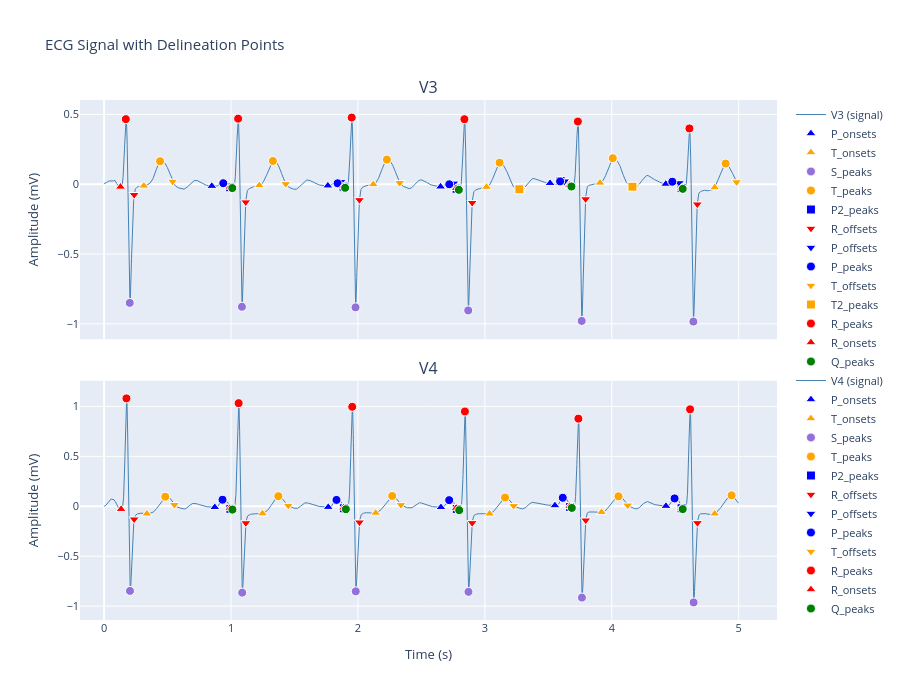

Notebook source saved alongside this figure:
### Code cell
from delineators import CombinedDelineator

combined_delineator = CombinedDelineator(staff_channel_names)

cleaned_signal, comb_QRS_features = combined_delineator.delineate(staff_signal, staff_sampling_rate)
print(staff_channel_names)
# display(comb_QRS_features[2])
visualizer = DebugVisualizer(cleaned_signal, comb_QRS_features, staff_sampling_rate, staff_channel_names)
visualizer.show(channel_indices=[2,3])

### Figure 1 — Plotly figure (JSON) as saved in the notebook; plotly's stock layout.template omitted (floating-point values rounded to 4 significant figures; data arrays with more than 128 entries replaced by an {"elided": "..."} marker saying what was removed)
{"data": [{"hovertemplate": "<b>Signal</b><br>Time: %{x:.3f}s<br>Amplitude: %{y:.3f}<extra></extra>", "line": {"color": "steelblue", "width": 1}, "mode": "lines", "name": "V3 (signal)", "type": "scatter", "x": {"elided": "5000 float values"}, "xaxis": "x", "y": {"elided": "5000 float values"}, "yaxis": "y"}, {"hovertemplate": "<b>P_onsets</b><br>Time: %{x:.3f}s<br>Amplitude: %{y:.3f}<extra></extra>", "marker": {"color": "blue", "line": {"color": "white", "width": 1}, "size": 9, "symbol": "triangle-up"}, "mode": "markers", "name": "P_onsets", "type": "scatter", "x": [0.849, 1.763, 2.651, 3.514, 4.426], "xaxis": "x", "y": [-0.01341, -0.01041, -0.01804, 0.007345, 0.001701], "yaxis": "y"}, {"hovertemplate": "<b>T_onsets</b><br>Time: %{x:.3f}s<br>Amplitude: %{y:.3f}<extra></extra>", "marker": {"color": "orange", "line": {"color": "white", "width": 1}, "size": 9, "symbol": "triangle-up"}, "mode": "markers", "name": "T_onsets", "type": "scatter", "x": [0.313, 1.223, 2.121, 3.013, 3.907, 4.811], "xaxis": "x", "y": [-0.01181, -0.008216, -0.001531, -0.02036, 0.01, -0.02354], "yaxis": "y"}, {"hovertemplate": "<b>S_peaks</b><br>Time: %{x:.3f}s<br>Amplitude: %{y:.3f}<extra></extra>", "marker": {"color": "mediumpurple", "line": {"color": "white", "width": 1}, "size": 9, "symbol": "circle"}, "mode": "markers", "name": "S_peaks", "type": "scatter", "x": [0.202, 1.086, 1.981, 2.869, 3.763, 4.643], "xaxis": "x", "y": [-0.85, -0.8777, -0.882, -0.904, -0.9791, -0.9841], "yaxis": "y"}, {"hovertemplate": "<b>T_peaks</b><br>Time: %{x:.3f}s<br>Amplitude: %{y:.3f}<extra></extra>", "marker": {"color": "orange", "line": {"color": "white", "width": 1}, "size": 9, "symbol": "circle"}, "mode": "markers", "name": "T_peaks", "type": "scatter", "x": [0.441, 1.33, 2.228, 3.116, 4.008, 4.897], "xaxis": "x", "y": [0.1647, 0.1667, 0.1765, 0.1545, 0.1866, 0.1483], "yaxis": "y"}, {"hovertemplate": "<b>P2_peaks</b><br>Time: %{x:.3f}s<br>Amplitude: %{y:.3f}<extra></extra>", "marker": {"color": "blue", "line": {"color": "white", "width": 1}, "size": 9, "symbol": "square"}, "mode": "markers", "name": "P2_peaks", "type": "scatter", "x": [0.993, 1.886, 2.777, 3.597, 4.55], "xaxis": "x", "y": [-0.02158, -0.0172, -0.03239, 0.02261, -0.02804], "yaxis": "y"}, {"hovertemplate": "<b>R_offsets</b><br>Time: %{x:.3f}s<br>Amplitude: %{y:.3f}<extra></extra>", "marker": {"color": "red", "line": {"color": "white", "width": 1}, "size": 9, "symbol": "triangle-down"}, "mode": "markers", "name": "R_offsets", "type": "scatter", "x": [0.237, 1.116, 2.012, 2.9, 3.794, 4.674], "xaxis": "x", "y": [-0.07542, -0.1281, -0.1123, -0.1325, -0.1059, -0.1432], "yaxis": "y"}, {"hovertemplate": "<b>P_offsets</b><br>Time: %{x:.3f}s<br>Amplitude: %{y:.3f}<extra></extra>", "marker": {"color": "blue", "line": {"color": "white", "width": 1}, "size": 9, "symbol": "triangle-down"}, "mode": "markers", "name": "P_offsets", "type": "scatter", "x": [0.94, 1.867, 2.755, 3.628, 4.532], "xaxis": "x", "y": [0.006888, 0.01862, 0.00633, 0.02166, 0.009381], "yaxis": "y"}, {"hovertemplate": "<b>P_peaks</b><br>Time: %{x:.3f}s<br>Amplitude: %{y:.3f}<extra></extra>", "marker": {"color": "blue", "line": {"color": "white", "width": 1}, "size": 9, "symbol": "circle"}, "mode": "markers", "name": "P_peaks", "type": "scatter", "x": [0.939, 1.84, 2.72, 3.593, 4.477], "xaxis": "x", "y": [0.007255, 0.006679, -0.000388, 0.02043, 0.01813], "yaxis": "y"}, {"hovertemplate": "<b>T_offsets</b><br>Time: %{x:.3f}s<br>Amplitude: %{y:.3f}<extra></extra>", "marker": {"color": "orange", "line": {"color": "white", "width": 1}, "size": 9, "symbol": "triangle-down"}, "mode": "markers", "name": "T_offsets", "type": "scatter", "x": [0.54, 1.431, 2.329, 3.285, 4.181, 4.983], "xaxis": "x", "y": [0.01973, 0.002748, 0.01049, -0.03962, -0.02061, 0.01583], "yaxis": "y"}, {"hovertemplate": "<b>T2_peaks</b><br>Time: %{x:.3f}s<br>Amplitude: %{y:.3f}<extra></extra>", "marker": {"color": "orange", "line": {"color": "white", "width": 1}, "size": 9, "symbol": "square"}, "mode": "markers", "name": "T2_peaks", "type": "scatter", "x": [3.272, 4.163], "xaxis": "x", "y": [-0.03598, -0.01772], "yaxis": "y"}, {"hovertemplate": "<b>R_peaks</b><br>Time: %{x:.3f}s<br>Amplitude: %{y:.3f}<extra></extra>", "marker": {"color": "red", "line": {"color": "white", "width": 1}, "size": 9, "symbol": "circle"}, "mode": "markers", "name": "R_peaks", "type": "scatter", "x": [0.171, 1.056, 1.951, 2.839, 3.733, 4.612], "xaxis": "x", "y": [0.4663, 0.4699, 0.4775, 0.4659, 0.4493, 0.3997], "yaxis": "y"}, {"hovertemplate": "<b>R_onsets</b><br>Time: %{x:.3f}s<br>Amplitude: %{y:.3f}<extra></extra>", "marker": {"color": "red", "line": {"color": "white", "width": 1}, "size": 9, "symbol": "triangle-up"}, "mode": "markers", "name": "R_onsets", "type": "scatter", "x": [0.129, 0.991, 1.885, 2.774, 3.668, 4.549], "xaxis": "x", "y": [-0.01924, -0.0192, -0.01577, -0.02888, -0.006306, -0.0267], "yaxis": "y"}, {"hovertemplate": "<b>Q_peaks</b><br>Time: %{x:.3f}s<br>Amplitude: %{y:.3f}<extra></extra>", "marker": {"color": "green", "line": {"color": "white", "width": 1}, "size": 9, "symbol": "circle"}, "mode": "markers", "name": "Q_peaks", "type": "scatter", "x": [1.01, 1.899, 2.795, 3.682, 4.559], "xaxis": "x", "y": [-0.02755, -0.02557, -0.03998, -0.0163, -0.0331], "yaxis": "y"}, {"hovertemplate": "<b>Signal</b><br>Time: %{x:.3f}s<br>Amplitude: %{y:.3f}<extra></extra>", "line": {"color": "steelblue", "width": 1}, "mode": "lines", "name": "V4 (signal)", "type": "scatter", "x": {"elided": "5000 float values"}, "xaxis": "x2", "y": {"elided": "5000 float values"}, "yaxis": "y2"}, {"hovertemplate": "<b>P_onsets</b><br>Time: %{x:.3f}s<br>Amplitude: %{y:.3f}<extra></extra>", "marker": {"color": "blue", "line": {"color": "white", "width": 1}, "size": 9, "symbol": "triangle-up"}, "mode": "markers", "name": "P_onsets", "type": "scatter", "x": [0.872, 1.766, 2.654, 3.552, 4.427], "xaxis": "x2", "y": [-0.009535, -0.008677, -0.01033, 0.00785, 0.001937], "yaxis": "y2"}, {"hovertemplate": "<b>T_onsets</b><br>Time: %{x:.3f}s<br>Amplitude: %{y:.3f}<extra></extra>", "marker": {"color": "orange", "line": {"color": "white", "width": 1}, "size": 9, "symbol": "triangle-up"}, "mode": "markers", "name": "T_onsets", "type": "scatter", "x": [0.337, 1.248, 2.14, 3.037, 3.919, 4.811], "xaxis": "x2", "y": [-0.07461, -0.07328, -0.06688, -0.07519, -0.05984, -0.07455], "yaxis": "y2"}, {"hovertemplate": "<b>S_peaks</b><br>Time: %{x:.3f}s<br>Amplitude: %{y:.3f}<extra></extra>", "marker": {"color": "mediumpurple", "line": {"color": "white", "width": 1}, "size": 9, "symbol": "circle"}, "mode": "markers", "name": "S_peaks", "type": "scatter", "x": [0.204, 1.088, 1.983, 2.871, 3.765, 4.645], "xaxis": "x2", "y": [-0.8472, -0.8645, -0.8518, -0.8569, -0.9142, -0.9624], "yaxis": "y2"}, {"hovertemplate": "<b>T_peaks</b><br>Time: %{x:.3f}s<br>Amplitude: %{y:.3f}<extra></extra>", "marker": {"color": "orange", "line": {"color": "white", "width": 1}, "size": 9, "symbol": "circle"}, "mode": "markers", "name": "T_peaks", "type": "scatter", "x": [0.482, 1.373, 2.27, 3.159, 4.053, 4.944], "xaxis": "x2", "y": [0.09572, 0.1015, 0.1034, 0.08787, 0.09967, 0.1098], "yaxis": "y2"}, {"hovertemplate": "<b>P2_peaks</b><br>Time: %{x:.3f}s<br>Amplitude: %{y:.3f}<extra></extra>", "marker": {"color": "blue", "line": {"color": "white", "width": 1}, "size": 9, "symbol": "square"}, "mode": "markers", "name": "P2_peaks", "type": "scatter", "x": [0.995, 1.889, 2.779, 3.672, 4.55], "xaxis": "x2", "y": [-0.02502, -0.02014, -0.02633, -0.006676, -0.01943], "yaxis": "y2"}, {"hovertemplate": "<b>R_offsets</b><br>Time: %{x:.3f}s<br>Amplitude: %{y:.3f}<extra></extra>", "marker": {"color": "red", "line": {"color": "white", "width": 1}, "size": 9, "symbol": "triangle-down"}, "mode": "markers", "name": "R_offsets", "type": "scatter", "x": [0.237, 1.117, 2.012, 2.9, 3.795, 4.675], "xaxis": "x2", "y": [-0.1294, -0.167, -0.1596, -0.1661, -0.1396, -0.1661], "yaxis": "y2"}, {"hovertemplate": "<b>P_offsets</b><br>Time: %{x:.3f}s<br>Amplitude: %{y:.3f}<extra></extra>", "marker": {"color": "blue", "line": {"color": "white", "width": 1}, "size": 9, "symbol": "triangle-down"}, "mode": "markers", "name": "P_offsets", "type": "scatter", "x": [1.009, 1.898, 2.787, 3.68, 4.56], "xaxis": "x2", "y": [-0.03312, -0.0285, -0.03456, -0.01487, -0.02813], "yaxis": "y2"}, {"hovertemplate": "<b>P_peaks</b><br>Time: %{x:.3f}s<br>Amplitude: %{y:.3f}<extra></extra>", "marker": {"color": "blue", "line": {"color": "white", "width": 1}, "size": 9, "symbol": "circle"}, "mode": "markers", "name": "P_peaks", "type": "scatter", "x": [0.933, 1.831, 2.719, 3.614, 4.495], "xaxis": "x2", "y": [0.06581, 0.06382, 0.06141, 0.08582, 0.07893], "yaxis": "y2"}, {"hovertemplate": "<b>T_offsets</b><br>Time: %{x:.3f}s<br>Amplitude: %{y:.3f}<extra></extra>", "marker": {"color": "orange", "line": {"color": "white", "width": 1}, "size": 9, "symbol": "triangle-down"}, "mode": "markers", "name": "T_offsets", "type": "scatter", "x": [0.554, 1.451, 2.339, 3.227, 4.126], "xaxis": "x2", "y": [0.01522, 0.00772, 0.01455, 0.004937, 0.009814], "yaxis": "y2"}, {"hovertemplate": "<b>R_peaks</b><br>Time: %{x:.3f}s<br>Amplitude: %{y:.3f}<extra></extra>", "marker": {"color": "red", "line": {"color": "white", "width": 1}, "size": 9, "symbol": "circle"}, "mode": "markers", "name": "R_peaks", "type": "scatter", "x": [0.176, 1.06, 1.955, 2.843, 3.737, 4.617], "xaxis": "x2", "y": [1.081, 1.033, 0.9965, 0.9494, 0.8773, 0.9707], "yaxis": "y2"}, {"hovertemplate": "<b>R_onsets</b><br>Time: %{x:.3f}s<br>Amplitude: %{y:.3f}<extra></extra>", "marker": {"color": "red", "line": {"color": "white", "width": 1}, "size": 9, "symbol": "triangle-up"}, "mode": "markers", "name": "R_onsets", "type": "scatter", "x": [0.134, 0.991, 1.886, 2.774, 3.668, 4.549], "xaxis": "x2", "y": [-0.02885, -0.01791, -0.01478, -0.01745, 0.0005694, -0.0172], "yaxis": "y2"}, {"hovertemplate": "<b>Q_peaks</b><br>Time: %{x:.3f}s<br>Amplitude: %{y:.3f}<extra></extra>", "marker": {"color": "green", "line": {"color": "white", "width": 1}, "size": 9, "symbol": "circle"}, "mode": "markers", "name": "Q_peaks", "type": "scatter", "x": [1.011, 1.905, 2.798, 3.685, 4.559], "xaxis": "x2", "y": [-0.03336, -0.02934, -0.03902, -0.01615, -0.02825], "yaxis": "y2"}], "layout": {"annotations": [{"font": {"size": 16}, "showarrow": false, "text": "V3", "x": 0.5, "xanchor": "center", "xref": "paper", "y": 1, "yanchor": "bottom", "yref": "paper"}, {"font": {"size": 16}, "showarrow": false, "text": "V4", "x": 0.5, "xanchor": "center", "xref": "paper", "y": 0.46, "yanchor": "bottom", "yref": "paper"}], "font": {"size": 11}, "height": 700, "hovermode": "x unified", "title": {"text": "ECG Signal with Delineation Points"}, "xaxis": {"anchor": "y", "domain": [0, 1], "matches": "x2", "showticklabels": false}, "xaxis2": {"anchor": "y2", "domain": [0, 1], "title": {"text": "Time (s)"}}, "yaxis": {"anchor": "x", "domain": [0.54, 1], "title": {"text": "Amplitude (mV)"}}, "yaxis2": {"anchor": "x2", "domain": [0, 0.46], "title": {"text": "Amplitude (mV)"}}}}
